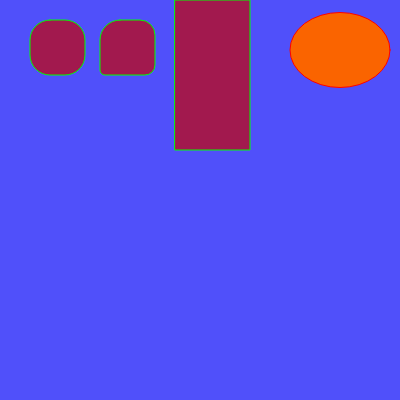
Frame 1 (no input)
Frame 60 (no input): identical to frame 1, image omitted
Frame 120 (the mouse pressed at the canvas centre since frame 60): identical to frame 1, image omitted

The p5.js sketch that drew this single still picture (run headless with seeded random() and noise() and a simulated clock; from frame 60 on, the mouse is pressed at the canvas centre):

// p5.js sketch
// ── sketch.js
function oriol() {
    // Loop
    for (let i = 0; i < 10; i++) {
        // Fonction pour imprimer en console de P5
        // Cette foncion doit s'executer dans draw ou setup
        print("Oriol P5 " + i)
    }
}

// Foncion pour imprimer en console de Java Script
console.log("Oriol JS")

function setup() {
    createCanvas(400, 400);
    // Ici on appelle la fonction que nous avons crée.
    oriol();
}

function draw() {
    background(80, 80, 250);
    fill(200, 0, 0, 175);
    stroke(0,255,0);
    rect(175, 0, 75, 150);
    rect(30, 20, 55, 55, 20);
    rect(100, 20, 55, 55, 20, 15, 10, 5);

    fill(250, 100, 0);
    stroke(255, 0, 0);
    ellipse(340, 50, 100, 75);
}
